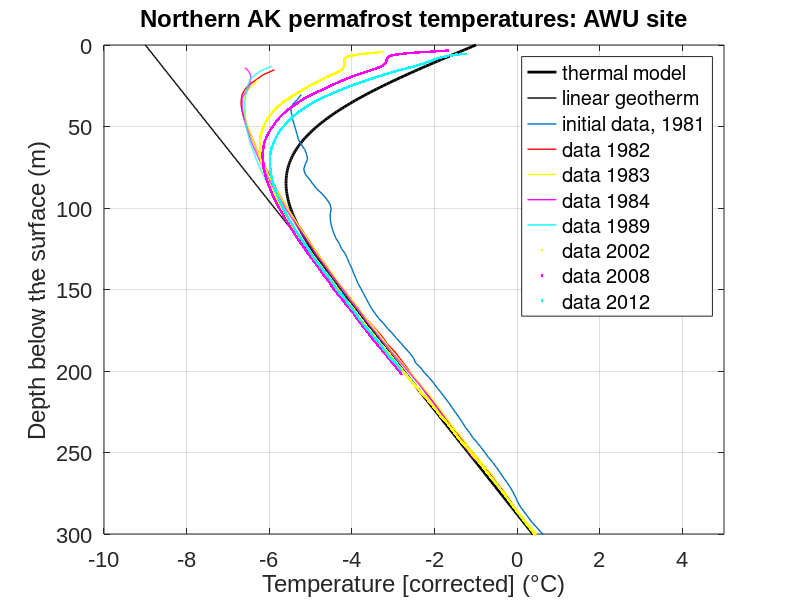
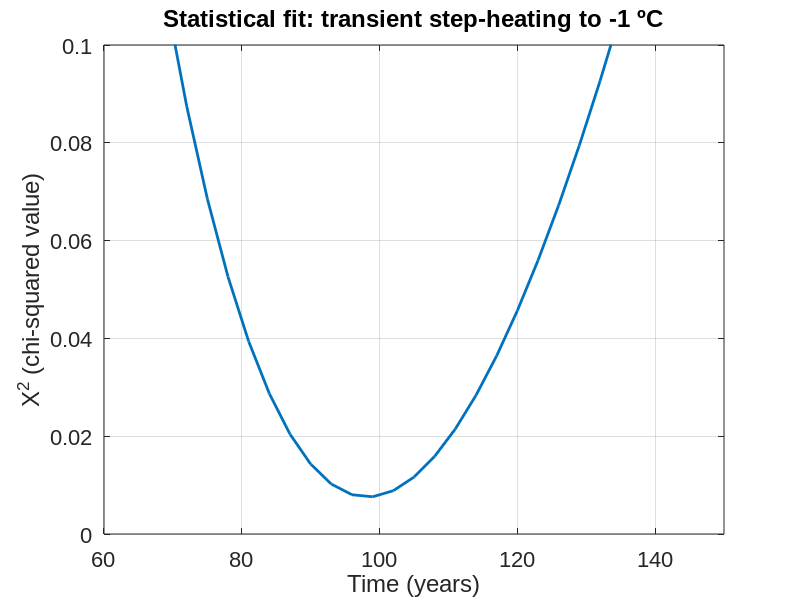

Source code (MATLAB) for these figures, in order:
%% Borehole Thermal Profiles in Cape Thompson, Alaska
% Incorporates the data from alaska, best in matlab versions from 2015+
% Finite Difference Model FTCS Diffusion
% Cole C. Pazar, GEOL5700, January 2016

% parameter optimization done with the chi-squared value

%% modeling the rest of the data
clear all

figure (1) % thermal model with data
clf
figure(2) % chi-squared
clf

% requires 8 data files:
% download the below data in a zip file, must be in the same folder as this
                                                       % matlab code script
load AWU_81AUG22.txt
load AWU_82SEP06.txt
load AWU_83AUG30.txt
load AWU_84JUL29.txt
load AWU_89JUL31.txt
load AWU_02AUG14b.txt
load AWU_08JUL24.txt
load AWU_12AUG07.txt

z81 = AWU_81AUG22(:,1); % grabs the data from column 1
T81 = AWU_81AUG22(:,2); % grabs the data from column 2

z82 = AWU_82SEP06(:,1); 
T82 = AWU_82SEP06(:,2); 

z83 = AWU_83AUG30(:,1); 
T83 = AWU_83AUG30(:,2);

z84 = AWU_84JUL29(:,1); 
T84 = AWU_84JUL29(:,2); 

z89 = AWU_89JUL31(:,1); 
T89 = AWU_89JUL31(:,2); 

z02 = AWU_02AUG14b(:,1);
T02 = AWU_02AUG14b(:,2);

z08 = AWU_08JUL24(:,1);
T08 = AWU_08JUL24(:,2);

z12 = AWU_12AUG07(:,1); 
T12 = AWU_12AUG07(:,2); 

numdata12 = length(T12); % number of data points in column 2 for 2012

% dTdz_base = mean(diff(Tdata(end-10:end))./diff(zdata(end-10:end))); 
% ^ calculates the geothermal gradient at the base of the data

% material properties

Qm = 0.05;
k = 1.6; % W/(m*K) thermal conductivity
rho = 2700; % density of the rock
c = 2184; % heat capacity
kappa = k/(rho*c);

dTdz_base = Qm/k; % ºC/km

% depth array
dz = 1;
zmax = 400;
z = 0:dz:zmax;
N = length(z);

% time arrays and controls
ndays = 365*150;
dt = 24*3600; % in seconds; again take charge of the important time step
tmax = ndays*3600*24; % max time in Seconds
t=0:dt:tmax; % time array: note this has nothing to do with N which is a 
             % number of spatial array elements
imax = length(t); % note imax and N are completely independent

% plotting controls

nplots = 100;
tplot = tmax/nplots;
 
dTdz0 = dTdz_base; % sets bottom bc gradient

Ts_old = -9; % initial top boundary condition
Ts_new = -1; % final boundary top condition     % ?T = 8º C or 8K
T = Ts_old + (dTdz0*z); % this is the whole profile at t=0
T0=T; % saves initial profile for plotting
q = zeros(1,N); % fills an array the same size as T wiht zeros.
%in reality this is shifted downward by 1/2 node:fluxes in bottoms of boxes
j=0; % size of chi-squared values ?

%% run loop

for i=1:imax
    
    T(1) = Ts_new; % this way you can take charge of this wiht any
    % prescribed history of Ts over time... like a sinsoid, etc...

% calculate T gradient
% dTdz(1:N-1) = diff(T)/dz;
  dTdz = diff(T)/dz;

% calculate Heat Flux
q(1:end-1) = -k*dTdz;
q(end) = -k*dTdz0; % bottom boundary condition

% rate of change of T
dqdz = diff(q)/dz;

% update T
T(2:N) = T(2:N) - (1/(rho*c))*dqdz*dt;

% correction variables for the AWU data set:

Ti = 3.33; % temperature at 400 meters for all profiles, set to 2002 data

c81 = 6.698-Ti;
c82 = 5.554-Ti;
c83 = 4.090-Ti;
c84 = 3.902-Ti;
c89 = 3.477-Ti;
c02 = 3.330-Ti;
c08 = 3.330-Ti;
c12 = 3.330-Ti;

% plotting

if (rem(t(i),tplot)==0)
    j = j+1;
    timeplot(j) = t(i);
    
    figure(1)
 plot(T,z,'k','linewidth',2)
    hold on
 plot(T0,z,'k-','linewidth',1)
 
 plot(T81-c81,z81,'linewidth',1)
 plot(T82-c82,z82,'r','linewidth',1)
 plot(T83-c83,z83,'y','linewidth',1)
 plot(T84-c84,z84,'m','linewidth',1)
 plot(T89-c89,z89,'c','linewidth',1)
 plot(T02-c02,z02,'y.','linewidth',1)
 plot(T08-c08,z08,'m.','linewidth',1)
 plot(T12-c12,z12,'c.','linewidth',1)

 legend('thermal model','linear geotherm','initial data, 1981'...
     ,'data 1982','data 1983','data 1984','data 1989','data 2002'...
     ,'data 2008','data 2012','Location','northeast') % creates a legend
        grid on
        set(gca,'YDIR','reverse')
 title('Northern AK permafrost temperatures: AWU site','fontname',...
     'arial', 'fontsize', 16)
    axis([-10 5 0 300])
        xlabel('Temperature [corrected] (°C)','fontname','arial','fontsize',16)
        ylabel('Depth below the surface (m)','fontname','arial','fontsize',16)
        set(gca,'fontsize',16,'fontname','arial')
    drawnow
 hold off
  
 Tmodel = interp1(z,T,z12);  % picks the points in the model at a specific 
                             % depth, allowing for same size arrays
                              
 chisq(j) = (1/numdata12)*sum((T12-Tmodel).^2);  % statistical check
                                                 % missing the 1/sigma **
  
 % minimum value near ~98 years since an instantaneous thermal
 % step change heating problem

end

end

%% finalize plots

figure(2)
plot(timeplot/(3600*24*365),chisq,'linewidth',2)
title('Statistical fit: transient step-heating to -1 ºC','fontname',...
    'arial', 'fontsize', 16)
    axis([60 150 0 0.1])
    grid on
        xlabel('Time (years)','fontname','arial','fontsize',16)
        ylabel('X^2 (chi-squared value)','fontname','arial','fontsize',16)
        set(gca,'fontsize',16,'fontname','arial')

%% end of code
